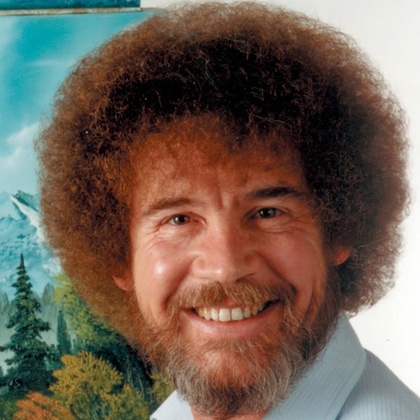
%> input picture Octave/bob.jpg, 420 x 420 px, shrunk from 900 x 900 before the run
$ octave histograma.m   (GNU Octave 9; MATLAB toolbox functions it lacks are replaced by stand-ins)
%> lines starting %> are read from the running program, lines starting %| are printed output that depends on the picture
pkg load image
img = imread("bob.jpg");
%> img is the input picture: size 420x420x3 uint8; mean R, G, B 112.5, 97.7, 85.5
imshow(img)
pause(2)
gris = rgb2gray(img);
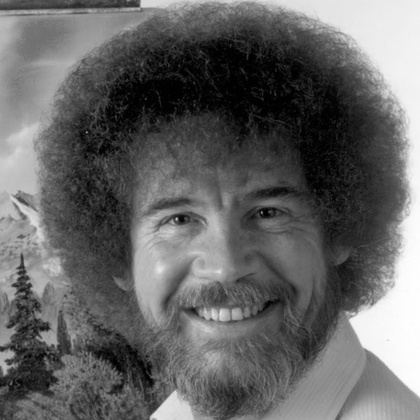
%> gris: size 420x420 uint8; min 0, max 255, mean 100.7
imshow(gris)
pause(2)
cont = zeros(256);
[m, n] = size(gris);
%> m = 420; n = 420
for i=1:m
  for j=1:n
      cont(gris(i,j)+1) = cont(gris(i,j)+1) +1;
  endfor
endfor
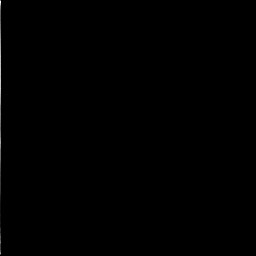
%> cont: size 256x256 double; min 0, max 1570, mean 2.7; drawn with min black and max white
bar(0:255, cont)
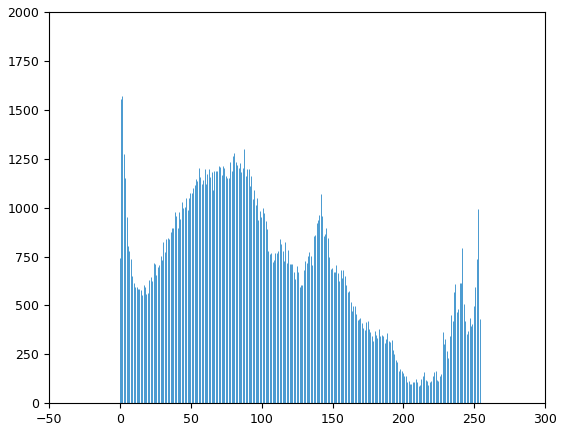
%> figure redrawn from the program's plot data; tallest bar 1570 high, from x = 1.64 to 1.64

#z = reshape(gris, m*n,1);
#hist(z, 256)
